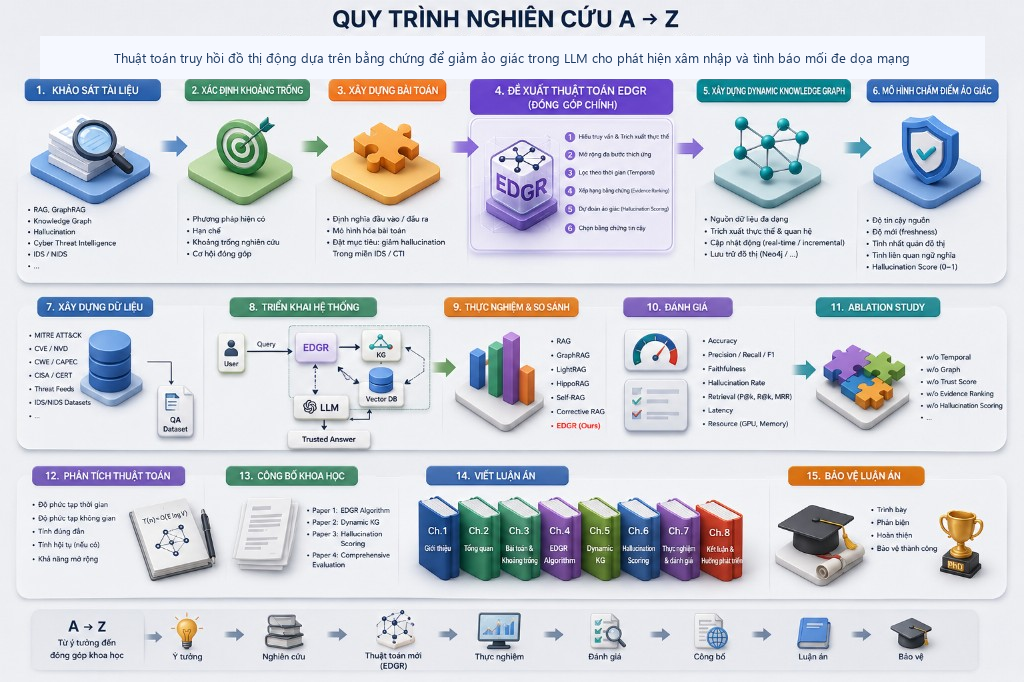
#> input picture frontend/dist/quy-trinh-a-z.png, 1024 x 682 px, found by its file name
$ python patch_vi_diagram_subtitle.py
#> lines starting #> are read from the running program, lines starting #| are printed output that depends on the picture
"""Replace English subtitle on quy-trinh-a-z.png with Vietnamese topic."""
from __future__ import annotations

from pathlib import Path

from PIL import Image, ImageDraw, ImageFont

ROOT = Path(__file__).resolve().parents[1]
SRC = ROOT / "public" / "quy-trinh-a-z.png"

VI = (
    "Thuật toán truy hồi đồ thị động dựa trên bằng chứng để giảm ảo giác "
    "trong LLM cho phát hiện xâm nhập và tình báo mối đe dọa mạng"
)

FONT_PATHS = [
    r"C:\Windows\Fonts\segoeui.ttf",
    r"C:\Windows\Fonts\arial.ttf",
    r"C:\Windows\Fonts\tahoma.ttf",
    r"C:\Windows\Fonts\calibri.ttf",
]


def load_font(size: int) -> ImageFont.FreeTypeFont | ImageFont.ImageFont:
    for fp in FONT_PATHS:
        try:
            return ImageFont.truetype(fp, size)
        except OSError:
            continue
    return ImageFont.load_default()


def wrap(
    draw: ImageDraw.ImageDraw,
    text: str,
    font: ImageFont.ImageFont,
    max_width: int,
) -> list[str]:
    words = text.split()
    lines: list[str] = []
    cur = ""
    for word in words:
        trial = (cur + " " + word).strip()
        bbox = draw.textbbox((0, 0), trial, font=font)
        if bbox[2] - bbox[0] <= max_width:
            cur = trial
        else:
            if cur:
                lines.append(cur)
            cur = word
    if cur:
        lines.append(cur)
    return lines


def main() -> None:
    im = Image.open(SRC).convert("RGB")
#> im is the input picture: PIL image 1024x682 RGB; mean R, G, B 208.5, 211.6, 219.1
    w, h = im.size
#> w = 1024; h = 682
    draw = ImageDraw.Draw(im)
    bg = im.getpixel((w // 2, 55))
#> bg = (245, 248, 255)

    # Keep Vietnamese main title; cover English subtitle band.
    y0, y1 = 36, 78
    draw.rectangle([40, y0, w - 40, y1], fill=bg)

    size = 13
    font = load_font(size)
    lines = wrap(draw, VI, font, w - 100)
#> lines = 1 item
    while len(lines) > 2 and size > 10:
        size -= 1
        font = load_font(size)
        lines = wrap(draw, VI, font, w - 100)
#> this loop made 0 passes
#> after the loop, size = 13

    color = (30, 58, 95)
    metrics: list[tuple[str, int, int]] = []
    total_h = 0
    for line in lines:
        bbox = draw.textbbox((0, 0), line, font=font)
        lw = bbox[2] - bbox[0]
        lh = bbox[3] - bbox[1]
        metrics.append((line, lw, lh))
        total_h += lh + 2
#> this loop made 1 pass
#> (bbox, lw, lh, total_h) on pass 1: ((-1, 1, 878, 16), 879, 15, 17)
#> after the loop, metrics = 1 item; total_h = 17

    y = y0 + max(0, (y1 - y0 - total_h) // 2)
#> y = 48
    for line, lw, lh in metrics:
        x = (w - lw) // 2
        draw.text((x, y), line, font=font, fill=color)
        y += lh + 2
#> this loop made 1 pass
#> (lw, lh, x, y) on pass 1: (879, 15, 72, 65)
#> after the loop, y = 65

    bak = SRC.with_suffix(".bak.png")
    if not bak.exists():
        Image.open(SRC).save(bak)

    im.save(SRC, optimize=True)
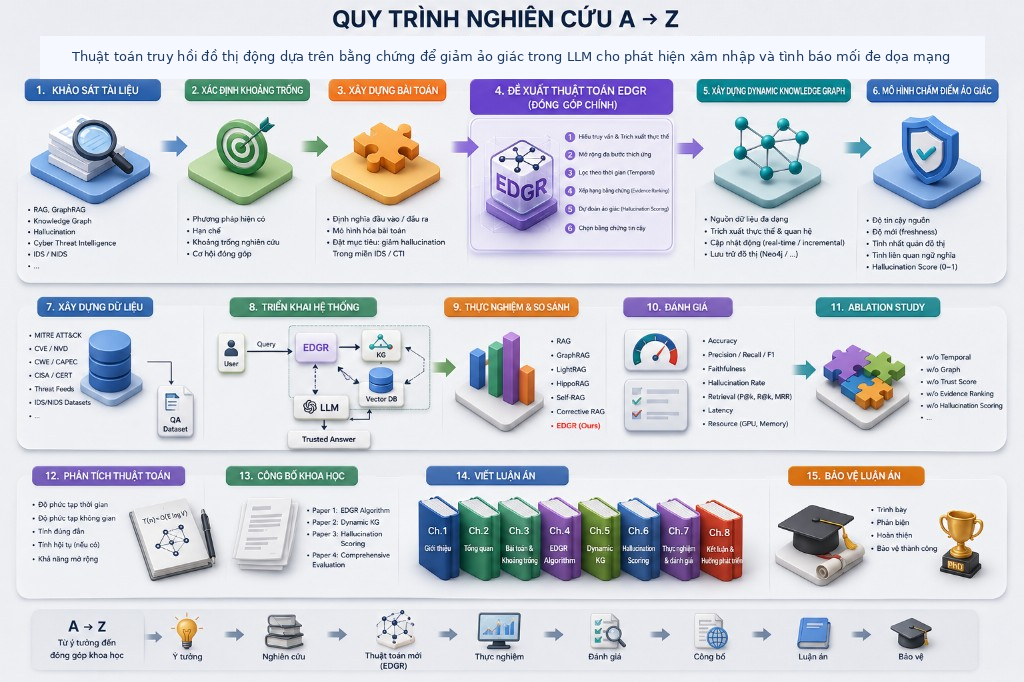
#> saved as quy-trinh-a-z.png: PIL image 1024x682 RGB; mean R, G, B 208.4, 211.5, 219
    im.crop((0, 0, w, 90)).save(ROOT / "public" / "_top_band.png")
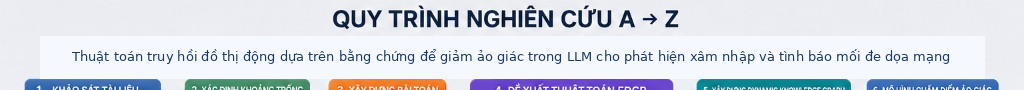
#> saved as _top_band.png: PIL image 1024x90 RGB; mean R, G, B 215.1, 220, 230.3
    print("patched", SRC)
    print("lines:", lines)
#| lines: ['Thuật toán truy hồi đồ thị động dựa trên bằng chứng để giảm ảo giác trong LLM cho phát hiện xâm nhập và tình báo mối đe dọa mạng']


if __name__ == "__main__":
    main()
